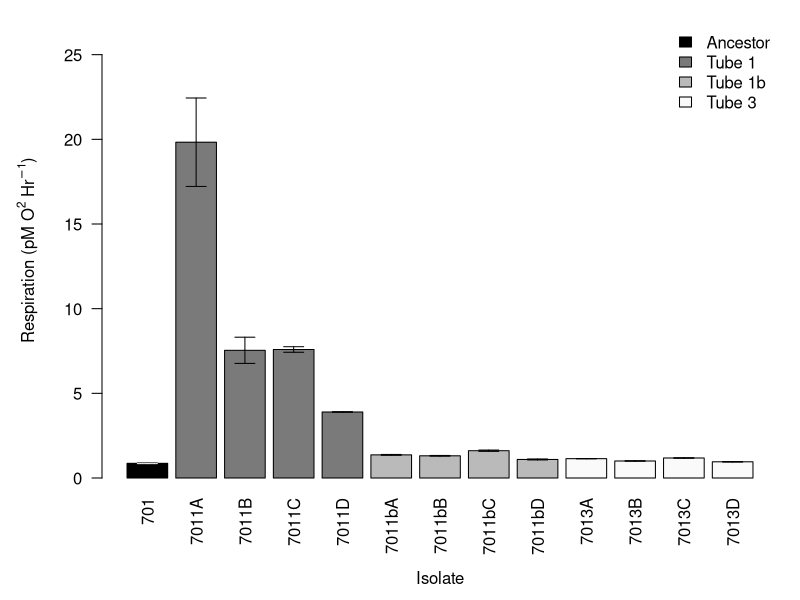
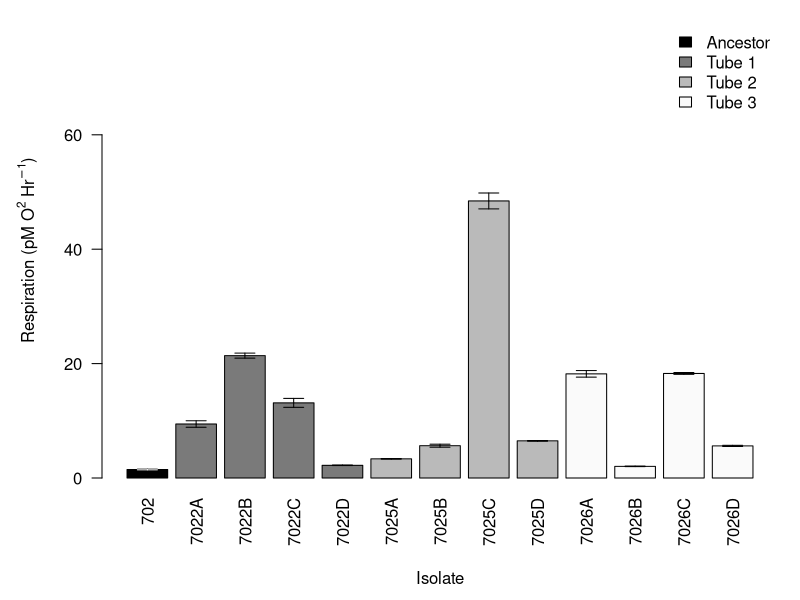

These figures' R source, in order: (Note: this script raises an error after producing the figures.)
###################################################################
#  Rachel Ferrill
#  24 Jul 2015
#  Respiration Responses
####################################################################

setwd("~/GitHub/StarvationTraits")
rm(list=ls())

# Define Functions
sem <- function(x){sd(na.omit(x))/sqrt(length(na.omit(x)))}

# Import Data Files (Output from PreSens Respiration Analysis)
resp1  <- read.csv("./data/Respiration/20150701_BacterialRespiration_a_RNF_Output.txt")
resp2  <- read.csv("./data/Respiration/20150701_BacterialRespiration_b_RNF_Output.txt")
resp3  <- read.csv("./data/Respiration/20150701_BacterialRespiration_c_RNF_Output.txt")
resp4  <- read.csv("./data/Respiration/20150707_BacterialRespiration_d_RNF_Output.txt")
resp5  <- read.csv("./data/Respiration/20150707_BacterialRespiration_e_RNF_Output.txt")
resp6  <- read.csv("./data/Respiration/20150710_BacterialRespiration_f_RNF_Output.txt")
resp7  <- read.csv("./data/Respiration/20150710_BacterialRespiration_g_RNF_Output.txt")
resp8  <- read.csv("./data/Respiration/20150714_BacterialRespiration_h_RNF_Output.txt")
resp9  <- read.csv("./data/Respiration/20150715_BacterialRespiration_i_RNF_Output.txt")
resp10 <- read.csv("./data/Respiration/20150715_BacterialRespiration_j_RNF_Output.txt")
resp11 <- read.csv("./data/Respiration/20150716_BacterialRespiration_k_RNF_Output.txt")
resp12 <- read.csv("./data/Respiration/20150716_BacterialRespiration_l_RNF_Output.txt")

resp.data <- rbind(resp1, resp2, resp3, resp3, resp4, resp5, resp6, resp7, resp8,
               resp9, resp10, resp11, resp12)

colnames(resp.data) <- c("Sample", "Start", "End", "Rate", "R2", "P")

# Remove Blanks
resp.data <- resp.data[resp.data$Sample != "blank" & resp.data$Sample != "Blank", ]

for (i in 1:dim(resp.data)[1]){
  resp.data$organism[i] <- strsplit(as.character(resp.data$Sample), "rep")[[i]][1]
  resp.data$rep[i] <- strsplit(as.character(resp.data$Sample), "rep")[[i]][2]
}

# Import Cell Count Data
counts <- read.csv("./data/Respiration/RespirationCounts.txt", header=T)
counts$conc <- counts$NumColonies * 10^(-counts$plate) * 10

# Create Data Frame
resp <- as.data.frame(matrix(NA, dim(counts)[1],13))
colnames(resp) <- c("ID", "Organism", "Evol", "Tube", "Conc", "Rep1_raw", "Rep2_raw",
                         "Rep3_raw", "Rep1_cor", "Rep2_cor", "Rep3_cor",
                         "Resp_avg", "Resp_sem")
resp$ID <- counts$ID
resp$Conc <- counts$conc

for (i in 1:dim(resp)[1]){
  resp$Organism[i] <- regmatches(resp$ID[i], gregexpr(".{3}", resp$ID[i]))[[1]][1]
  if (nchar(as.character(resp$ID[i])) == 3) {
    resp$Evol[i] <- "Ancestor"
    resp$Tube[i] <- "Ancestor"
  }else{
    resp$Evol[i] <- "Derived"
    resp$Tube[i] <- sub("^...(.).*", "\\1", resp$ID[i])[[1]][1]
    }
}

for (i in 1:dim(resp)[1]){
  rep1 <- resp.data[resp.data$rep == 1, ]
  rep2 <- resp.data[resp.data$rep == 2, ]
  rep3 <- resp.data[resp.data$rep == 3, ]
  resp$Rep1_raw[i] <- rep1$Rate[match(resp$ID[i], rep1$organism)]
  resp$Rep2_raw[i] <- rep2$Rate[match(resp$ID[i], rep2$organism)]
  resp$Rep3_raw[i] <- rep3$Rate[match(resp$ID[i], rep3$organism)]
}


# change Units of Respiration to pico molar
resp$Rep1_raw <- resp$Rep1_raw * 10^6
resp$Rep2_raw <- resp$Rep2_raw * 10^6
resp$Rep3_raw <- resp$Rep3_raw * 10^6

resp$Rep1_cor <- resp$Rep1_raw / resp$Conc
resp$Rep2_cor <- resp$Rep2_raw / resp$Conc
resp$Rep3_cor <- resp$Rep3_raw / resp$Conc

# Calculate Average and SEM
resp$Resp_avg <- round(apply(resp[,9:11], 1, mean), 3)
resp$Resp_sem <- round(apply(resp[,9:11], 1, sem), 3)


kbs701 <- resp[resp$Organism == "701",]
kbs702 <- resp[resp$Organism == "702",]
kbs703 <- resp[resp$Organism == "703",]
kbs710 <- resp[resp$Organism == "710",]
kbs723 <- resp[resp$Organism == "723",]
kbs724 <- resp[resp$Organism == "724",]



# Set Default Plot Parameters
par(mar=c(6, 5, 1, 1) + 0.1)

# Plot Respiration Responses by Organism
bp701 <-barplot(kbs701$Resp_avg, las=2, ylim = c(0, 1.2*max(kbs701$Resp_avg+kbs701$Resp_sem)),
                ylab=expression(paste("Respiration (pM O"^2," Hr"^-1,")")),
                las = 2, names.arg=c("701", "7011A", "7011B", "7011C", "7011D",
                "7011bA", "7011bB", "7011bC", "7011bD", "7013A", "7013B",
                "7013C", "7013D"),
                col = c("black", rep("gray48", 4), rep("gray73", 4), rep("gray98", 4)))
mtext("Isolate", side=1, line = 4.5)
arrows(x0=bp701, y0=kbs701$Resp_avg, y1=kbs701$Resp_avg-kbs701$Resp_sem, angle=90, length=0.1, lwd=1)
arrows(x0=bp701, y0=kbs701$Resp_avg, y1=kbs701$Resp_avg+kbs701$Resp_sem, angle=90, length=0.1, lwd=1)
arrows(x0=bp701[1], y0=kbs701$Resp_avg[1], y1=kbs701$Resp_avg[1]-kbs701$Resp_sem[1], angle=90,
       length=0.1, lwd=1, col = "white")
legend("topright", legend = c("Ancestor", "Tube 1", "Tube 1b", "Tube 3"),
       fill=c("Black", "gray48", "gray73","gray98"), bty="n")

bp702 <-barplot(kbs702$Resp_avg, las=2, ylim = c(0, 1.6*max(kbs702$Resp_avg+kbs702$Resp_sem)),
                ylab=expression(paste("Respiration (pM O"^2," Hr"^-1,")")),
                las = 2, names.arg=c("702", "7022A", "7022B", "7022C", "7022D",
                                     "7025A", "7025B", "7025C", "7025D", "7026A",
                                     "7026B", "7026C", "7026D"),
                col = c("black", rep("gray48", 4), rep("gray73", 4), rep("gray98", 4)))
mtext("Isolate", side=1, line = 4.5)
arrows(x0=bp702, y0=kbs702$Resp_avg, y1=kbs702$Resp_avg-kbs702$Resp_sem, angle=90, length=0.1, lwd=1)
arrows(x0=bp702, y0=kbs702$Resp_avg, y1=kbs702$Resp_avg+kbs702$Resp_sem, angle=90, length=0.1, lwd=1)
arrows(x0=bp702[1], y0=kbs702$Resp_avg[1], y1=kbs702$Resp_avg[1]-kbs702$Resp_sem[1], angle=90,
       length=0.1, lwd=1, col = "white")
legend("topright", legend = c("Ancestor", "Tube 1", "Tube 2", "Tube 3"),
       fill=c("Black", "gray48", "gray73","gray98"), bty="n")


bp703 <-barplot(kbs703$Resp_avg, las=2, ylim = c(0, 1.7*max(kbs703$Resp_avg+kbs703$Resp_sem)),
                ylab=expression(paste("Respiration (pM O"^2," Hr"^-1,")")),
                las = 2, names.arg=c("703", "7031A", "7031B", "7031C", "7031D",
                                     "7032A", "7032B", "7032C", "7032D", "7034A",
                                     "7034B", "7034C", "7034D"),
                col = c("black", rep("gray48", 4), rep("gray73", 4), rep("gray98", 4)))
mtext("Isolate", side=1, line = 4.5)
arrows(x0=bp703, y0=kbs703$Resp_avg, y1=kbs703$Resp_avg-kbs703$Resp_sem, angle=90, length=0.1, lwd=1)
arrows(x0=bp703, y0=kbs703$Resp_avg, y1=kbs703$Resp_avg+kbs703$Resp_sem, angle=90, length=0.1, lwd=1)
arrows(x0=bp703[1], y0=kbs703$Resp_avg[1], y1=kbs703$Resp_avg[1]-kbs703$Resp_sem[1], angle=90,
       length=0.1, lwd=1, col = "white")
legend("topright", legend = c("Ancestor", "Tube 1", "Tube 2", "Tube 4"),
       fill=c("Black", "gray48", "gray73","gray98"), bty="n")

bp710 <-barplot(kbs710$Resp_avg, las=2, ylim = c(0, 1.55*max(kbs710$Resp_avg+kbs710$Resp_sem)),
                ylab=expression(paste("Respiration (pM O"^2," Hr"^-1,")")),
                las = 2, names.arg=c("710", "7101A", "7101B", "7101C", "7101D",
                                     "7102A", "7102B", "7102C", "7102D", "7103A",
                                     "7103B", "7103C", "7103D"),
                col = c("black", rep("gray48", 4), rep("gray73", 4), rep("gray98", 4)))
mtext("Isolate", side=1, line = 4.5)
arrows(x0=bp710, y0=kbs710$Resp_avg, y1=kbs710$Resp_avg-kbs710$Resp_sem, angle=90, length=0.1, lwd=1)
arrows(x0=bp710, y0=kbs710$Resp_avg, y1=kbs710$Resp_avg+kbs710$Resp_sem, angle=90, length=0.1, lwd=1)
arrows(x0=bp710[1], y0=kbs710$Resp_avg[1], y1=kbs710$Resp_avg[1]-kbs710$Resp_sem[1], angle=90,
       length=0.1, lwd=1, col = "white")
legend("topright", legend = c("Ancestor", "Tube 1", "Tube 2", "Tube 3"),
       fill=c("Black", "gray48", "gray73","gray98"), bty="n")

bp723 <-barplot(kbs723$Resp_avg, las=2, ylim = c(0, 1.65*max(kbs723$Resp_avg+kbs723$Resp_sem)),
                ylab=expression(paste("Respiration (pM O"^2," Hr"^-1,")")),
                las = 2, names.arg=c("723", "7231A", "7231B", "7231C", "7231D",
                                     "7232A", "7232B", "7232C", "7232D", "7233A",
                                     "7233B", "7233C", "7233D"),
                col = c("black", rep("gray48", 4), rep("gray73", 4), rep("gray98", 4)))
mtext("Isolate", side=1, line = 4.5)
arrows(x0=bp723, y0=kbs723$Resp_avg, y1=kbs723$Resp_avg-kbs723$Resp_sem, angle=90, length=0.1, lwd=1)
arrows(x0=bp723, y0=kbs723$Resp_avg, y1=kbs723$Resp_avg+kbs723$Resp_sem, angle=90, length=0.1, lwd=1)
arrows(x0=bp723[1], y0=kbs723$Resp_avg[1], y1=kbs723$Resp_avg[1]-kbs723$Resp_sem[1], angle=90,
       length=0.1, lwd=1, col = "white")
legend("topright", legend = c("Ancestor", "Tube 1", "Tube 2", "Tube 3"),
       fill=c("Black", "gray48", "gray73","gray98"), bty="n")

bp724 <-barplot(kbs724$Resp_avg, las=2, ylim = c(0, 1.2*max(kbs724$Resp_avg+kbs724$Resp_sem)),
                ylab=expression(paste("Respiration (pM O"^2," Hr"^-1,")")),
                las = 2, names.arg=c("724", "7241A", "7241B", "7241C", "7241D",
                                     "7242A", "7242B", "7242C", "7242D", "7243A",
                                     "7243B", "7243C", "7243D"),
                col = c("black", rep("gray48", 4), rep("gray73", 4), rep("gray98", 4)))
mtext("Isolate", side=1, line = 4.5)
arrows(x0=bp724, y0=kbs724$Resp_avg, y1=kbs724$Resp_avg-kbs724$Resp_sem, angle=90, length=0.1, lwd=1)
arrows(x0=bp724, y0=kbs724$Resp_avg, y1=kbs724$Resp_avg+kbs724$Resp_sem, angle=90, length=0.1, lwd=1)
arrows(x0=bp724[1], y0=kbs724$Resp_avg[1], y1=kbs724$Resp_avg[1]-kbs724$Resp_sem[1], angle=90,
       length=0.1, lwd=1, col = "white")
legend("topright", legend = c("Ancestor", "Tube 1", "Tube 2", "Tube 3"),
       fill=c("Black", "gray48", "gray73","gray98"), bty="n")




# Statistics
m.701 <- melt(kbs701[,c(1:4, 9:11)])
fit.701 <- aov(value ~ Evol + Tube + ID, data = m.701)
summary(fit.701)
TukeyHSD(fit.701)
